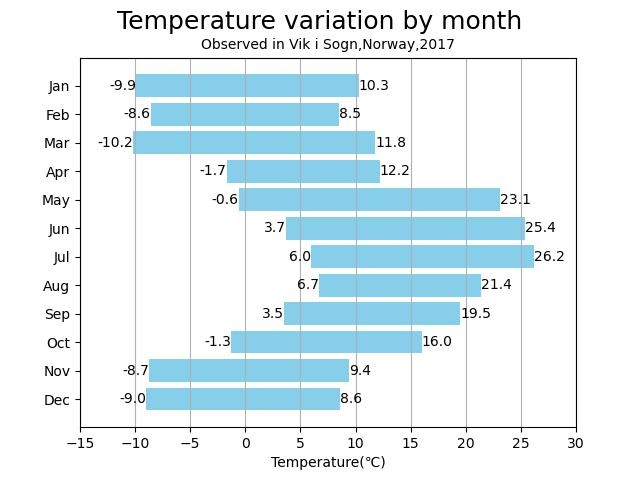

Python code for this plot:
import csv

import numpy as np
import pandas as pd
from matplotlib import pyplot as plt

f = open('数据.csv', 'w', encoding='utf-8')
csv_writer = csv.writer(f)

csv_writer.writerow(["Jan", "-9.9", "10.3"])
csv_writer.writerow(["Feb", "-8.6", "8.5"])
csv_writer.writerow(["Mar", "-10.2", "11.8"])
csv_writer.writerow(["Apr", "-1.7", "12.2"])
csv_writer.writerow(["May", "-0.6", "23.1"])
csv_writer.writerow(["Jun", "3.7", "25.4"])
csv_writer.writerow(["Jul", "6", "26.2"])
csv_writer.writerow(["Aug", "6.7", "21.4"])
csv_writer.writerow(["Sep", "3.5", "19.5"])
csv_writer.writerow(["Oct", "-1.3", "16"])
csv_writer.writerow(["Nov", "-8.7", "9.4"])
csv_writer.writerow(["Dec", "-9", "8.6"])

f.close()

file = pd.read_csv('数据.csv', header=None, sep=',')  # 读取数据
data = pd.DataFrame(file)

Months = data[0].sort_index(ascending=False)  # 读取月份数据
low_temp = data[1].sort_index(ascending=False)  # 读取最低温度
high_temp = data[2].sort_index(ascending=False)  # 读取最高温度

fig = plt.figure()  # 画图

plt.xlim(-15, 30)  # x轴坐标范围
plt.suptitle('Temperature variation by month', size='18')  # 图表大标题
plt.title('Observed in Vik i Sogn,Norway,2017', size='10')  # 图表小标题

low = plt.barh(Months, low_temp, color='white', left=0)  # 绘制白色的最低温水平柱状图
high = plt.barh(Months, high_temp - low_temp, color='skyblue', left=low_temp)  # 以最低温为左端点绘制紫色的温度区间水平柱状图

low_x = [x.get_width() for x in low]  # 最低温标签横坐标
high_x = high_temp  # 最高温标签横坐标

y = [x.get_y() for x in low]
h = [x.get_height() for x in low]
text_y = [y + height / 2 for y, height in zip(y, h)]  # 数字标签纵坐标

for x, y in zip(low_x, text_y):  # 标注最低温
    plt.text(x, y, str(np.round(x, 1)), horizontalalignment="right", verticalalignment='center')

for x, y in zip(high_x, text_y):  # 标注最高温
    plt.text(x, y, str(np.round(x, 1)), verticalalignment='center')

plt.xlabel('Temperature(℃)')  # 横坐标名称
plt.grid(axis='x')
plt.savefig('条形区域图.jpg')
